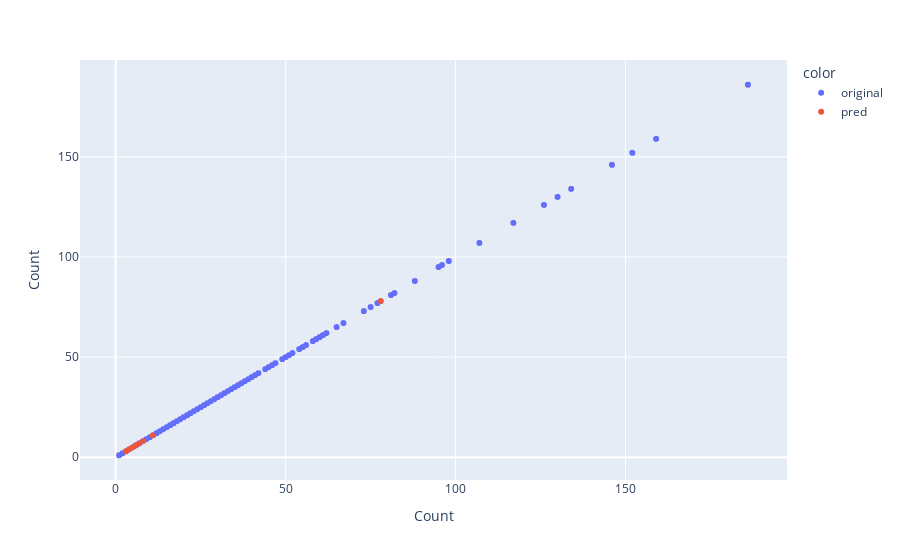

Here is the notebook cell this chart was saved with:
### Code cell
import plotly.express as px
hovertemplate = "Track: %{customdata[0]} <br> Count: %{customdata[1]} </br>"
fig = px.scatter(total_labels.sort_values('Count'), x = 'Count', y='Count', color='color', custom_data=['trackName', 'Count'])
fig.update_traces(hovertemplate=hovertemplate)
fig.show()

### Figure 1 — Plotly figure (JSON) as saved in the notebook; plotly's stock layout.template omitted (floating-point values rounded to 4 significant figures; data arrays with more than 128 entries replaced by an {"elided": "..."} marker saying what was removed)
{"data": [{"customdata": {"elided": "14126x2 mixed values"}, "hovertemplate": "Track: %{customdata[0]} <br> Count: %{customdata[1]} </br>", "legendgroup": "original", "marker": {"color": "#636efa", "symbol": "circle"}, "mode": "markers", "name": "original", "showlegend": true, "type": "scattergl", "x": {"elided": "14126 int values"}, "xaxis": "x", "y": {"elided": "14126 int values"}, "yaxis": "y"}, {"customdata": [["Sundress", 2.935], ["Dreams, Fairytales, Fantasies (feat. Brent Faiyaz & Salaam Remi)", 3.382], ["Ivy", 3.505], ["Pink + White", 4.043], ["DEVASTATED", 4.117], ["Lost", 4.31], ["Novacane", 5.069], ["White Ferrari", 5.415], ["I Hate U", 5.45], ["Love Is Only a Feeling", 5.533], ["Dark Red", 6.664], ["Super Rich Kids", 6.817], ["Good Days", 8.15], ["Funny Thing", 10.93], ["Strawberry Skies", 78]], "hovertemplate": "Track: %{customdata[0]} <br> Count: %{customdata[1]} </br>", "legendgroup": "pred", "marker": {"color": "#EF553B", "symbol": "circle"}, "mode": "markers", "name": "pred", "showlegend": true, "type": "scattergl", "x": [2.935, 3.382, 3.505, 4.043, 4.117, 4.31, 5.069, 5.415, 5.45, 5.533, 6.664, 6.817, 8.15, 10.93, 78], "xaxis": "x", "y": [2.935, 3.382, 3.505, 4.043, 4.117, 4.31, 5.069, 5.415, 5.45, 5.533, 6.664, 6.817, 8.15, 10.93, 78], "yaxis": "y"}], "layout": {"legend": {"title": {"text": "color"}, "tracegroupgap": 0}, "margin": {"t": 60}, "xaxis": {"anchor": "y", "domain": [0, 1], "title": {"text": "Count"}}, "yaxis": {"anchor": "x", "domain": [0, 1], "title": {"text": "Count"}}}}
